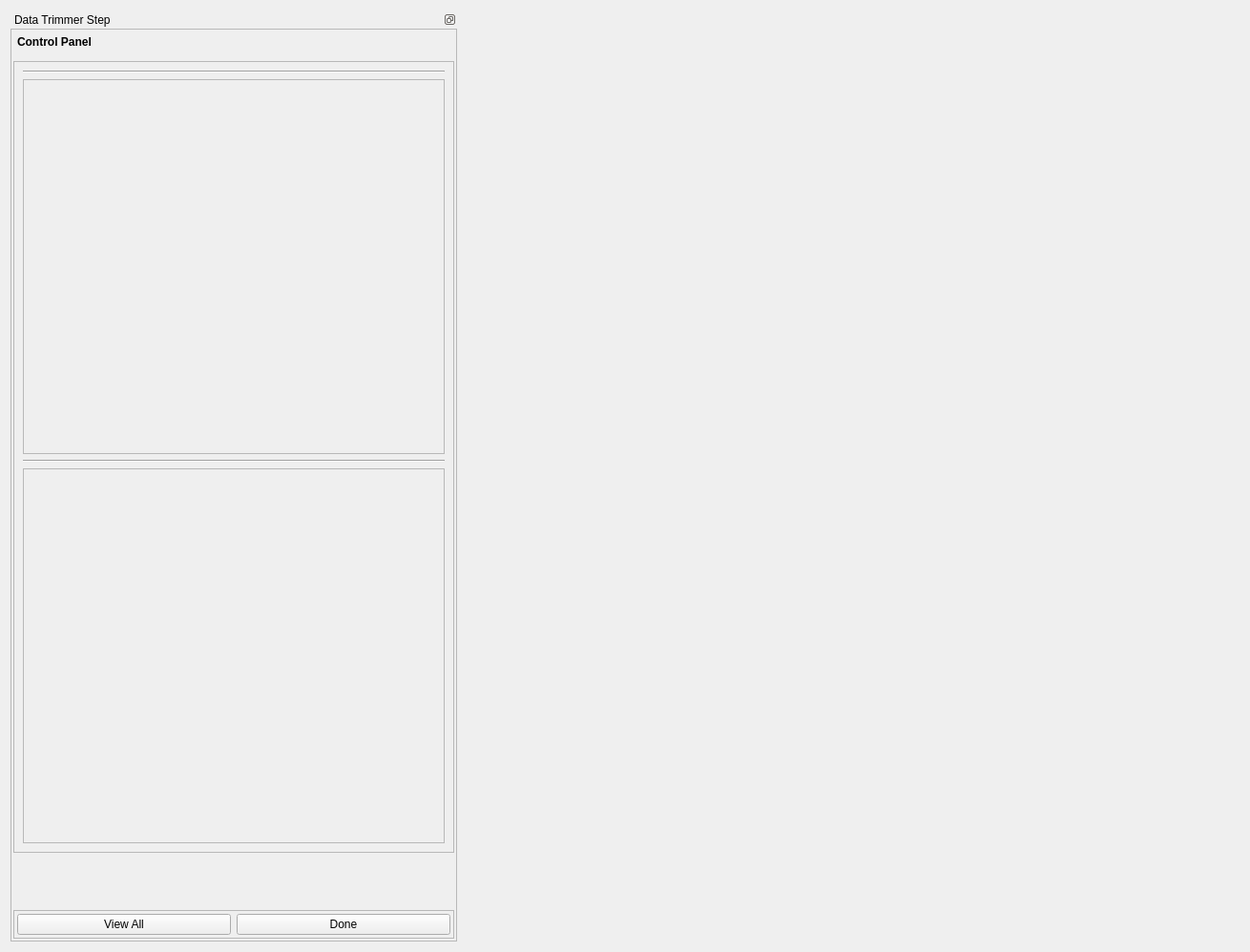
<?xml version="1.0" encoding="UTF-8"?>
<ui version="4.0">
 <class>DataTrimmer</class>
 <widget class="QWidget" name="DataTrimmer">
  <property name="geometry">
   <rect>
    <x>0</x>
    <y>0</y>
    <width>1310</width>
    <height>998</height>
   </rect>
  </property>
  <property name="sizePolicy">
   <sizepolicy hsizetype="Fixed" vsizetype="Preferred">
    <horstretch>0</horstretch>
    <verstretch>0</verstretch>
   </sizepolicy>
  </property>
  <property name="windowTitle">
   <string>Form</string>
  </property>
  <layout class="QHBoxLayout" name="horizontalLayout">
   <item>
    <widget class="QDockWidget" name="dockWidget">
     <property name="sizePolicy">
      <sizepolicy hsizetype="Preferred" vsizetype="Expanding">
       <horstretch>0</horstretch>
       <verstretch>0</verstretch>
      </sizepolicy>
     </property>
     <property name="minimumSize">
      <size>
       <width>468</width>
       <height>135</height>
      </size>
     </property>
     <property name="features">
      <set>QDockWidget::DockWidgetFloatable|QDockWidget::DockWidgetMovable</set>
     </property>
     <property name="allowedAreas">
      <set>Qt::AllDockWidgetAreas</set>
     </property>
     <property name="windowTitle">
      <string>Data Trimmer Step</string>
     </property>
     <widget class="QWidget" name="dockWidgetContents">
      <property name="sizePolicy">
       <sizepolicy hsizetype="Preferred" vsizetype="Expanding">
        <horstretch>0</horstretch>
        <verstretch>0</verstretch>
       </sizepolicy>
      </property>
      <layout class="QVBoxLayout" name="verticalLayout_2">
       <property name="leftMargin">
        <number>0</number>
       </property>
       <property name="topMargin">
        <number>0</number>
       </property>
       <property name="rightMargin">
        <number>0</number>
       </property>
       <property name="bottomMargin">
        <number>0</number>
       </property>
       <item>
        <widget class="QScrollArea" name="scrollArea">
         <property name="sizePolicy">
          <sizepolicy hsizetype="Minimum" vsizetype="Expanding">
           <horstretch>0</horstretch>
           <verstretch>0</verstretch>
          </sizepolicy>
         </property>
         <property name="horizontalScrollBarPolicy">
          <enum>Qt::ScrollBarAlwaysOff</enum>
         </property>
         <property name="widgetResizable">
          <bool>true</bool>
         </property>
         <widget class="QWidget" name="scrollAreaWidgetContents">
          <property name="geometry">
           <rect>
            <x>0</x>
            <y>0</y>
            <width>466</width>
            <height>948</height>
           </rect>
          </property>
          <layout class="QVBoxLayout" name="verticalLayout_3">
           <property name="spacing">
            <number>2</number>
           </property>
           <property name="leftMargin">
            <number>2</number>
           </property>
           <property name="topMargin">
            <number>2</number>
           </property>
           <property name="rightMargin">
            <number>2</number>
           </property>
           <property name="bottomMargin">
            <number>2</number>
           </property>
           <item>
            <widget class="QToolBox" name="toolBox">
             <property name="sizePolicy">
              <sizepolicy hsizetype="Preferred" vsizetype="Expanding">
               <horstretch>0</horstretch>
               <verstretch>0</verstretch>
              </sizepolicy>
             </property>
             <property name="styleSheet">
              <string notr="true">QToolBox::tab {
         background: qlineargradient(x1: 0, y1: 0, x2: 0, y2: 1,
                                     stop: 0 #E1E1E1, stop: 0.4 #DDDDDD,
                                     stop: 0.5 #D8D8D8, stop: 1.0 #D3D3D3);
         border-radius: 5px;
         color: black;
     }

     QToolBox::tab:selected { /* italicize selected tabs */
         font: bold;
         color: black;
     }
QToolBox {
    padding : 0
}</string>
             </property>
             <property name="currentIndex">
              <number>0</number>
             </property>
             <property name="tabSpacing">
              <number>6</number>
             </property>
             <widget class="QWidget" name="dataTrimmerPage">
              <property name="geometry">
               <rect>
                <x>0</x>
                <y>0</y>
                <width>462</width>
                <height>876</height>
               </rect>
              </property>
              <property name="sizePolicy">
               <sizepolicy hsizetype="Preferred" vsizetype="Expanding">
                <horstretch>0</horstretch>
                <verstretch>0</verstretch>
               </sizepolicy>
              </property>
              <attribute name="label">
               <string>Control Panel</string>
              </attribute>
              <layout class="QVBoxLayout" name="verticalLayout_5">
               <property name="spacing">
                <number>7</number>
               </property>
               <property name="leftMargin">
                <number>0</number>
               </property>
               <property name="topMargin">
                <number>3</number>
               </property>
               <property name="rightMargin">
                <number>0</number>
               </property>
               <property name="bottomMargin">
                <number>3</number>
               </property>
               <item>
                <widget class="QFrame" name="dataGroupsFrame">
                 <property name="sizePolicy">
                  <sizepolicy hsizetype="Preferred" vsizetype="Preferred">
                   <horstretch>0</horstretch>
                   <verstretch>0</verstretch>
                  </sizepolicy>
                 </property>
                 <property name="minimumSize">
                  <size>
                   <width>0</width>
                   <height>0</height>
                  </size>
                 </property>
                 <property name="frameShape">
                  <enum>QFrame::StyledPanel</enum>
                 </property>
                 <property name="frameShadow">
                  <enum>QFrame::Raised</enum>
                 </property>
                 <layout class="QGridLayout" name="gridLayout_7">
                  <item row="3" column="0">
                   <widget class="QFrame" name="modifyOptions_frame">
                    <property name="frameShape">
                     <enum>QFrame::StyledPanel</enum>
                    </property>
                    <property name="frameShadow">
                     <enum>QFrame::Raised</enum>
                    </property>
                    <layout class="QVBoxLayout" name="verticalLayout_17">
                     <property name="leftMargin">
                      <number>0</number>
                     </property>
                     <property name="rightMargin">
                      <number>0</number>
                     </property>
                    </layout>
                   </widget>
                  </item>
                  <item row="1" column="0">
                   <widget class="QFrame" name="groupOptions_frame">
                    <property name="frameShape">
                     <enum>QFrame::StyledPanel</enum>
                    </property>
                    <property name="frameShadow">
                     <enum>QFrame::Raised</enum>
                    </property>
                    <layout class="QVBoxLayout" name="verticalLayout_16">
                     <property name="leftMargin">
                      <number>0</number>
                     </property>
                     <property name="rightMargin">
                      <number>0</number>
                     </property>
                    </layout>
                   </widget>
                  </item>
                  <item row="2" column="0">
                   <widget class="Line" name="dataFrame_line_2">
                    <property name="orientation">
                     <enum>Qt::Horizontal</enum>
                    </property>
                   </widget>
                  </item>
                  <item row="0" column="0">
                   <widget class="Line" name="dataFrame_line_1">
                    <property name="orientation">
                     <enum>Qt::Horizontal</enum>
                    </property>
                   </widget>
                  </item>
                 </layout>
                </widget>
               </item>
               <item>
                <spacer name="verticalSpacer_4">
                 <property name="orientation">
                  <enum>Qt::Vertical</enum>
                 </property>
                 <property name="sizeType">
                  <enum>QSizePolicy::Fixed</enum>
                 </property>
                 <property name="sizeHint" stdset="0">
                  <size>
                   <width>20</width>
                   <height>10</height>
                  </size>
                 </property>
                </spacer>
               </item>
               <item>
                <widget class="QWidget" name="deleteResetWidget" native="true">
                 <property name="sizePolicy">
                  <sizepolicy hsizetype="Preferred" vsizetype="Fixed">
                   <horstretch>0</horstretch>
                   <verstretch>0</verstretch>
                  </sizepolicy>
                 </property>
                 <layout class="QGridLayout" name="gridLayout">
                  <item row="0" column="0">
                   <spacer name="horizontalSpacer_3">
                    <property name="orientation">
                     <enum>Qt::Horizontal</enum>
                    </property>
                    <property name="sizeType">
                     <enum>QSizePolicy::Expanding</enum>
                    </property>
                    <property name="sizeHint" stdset="0">
                     <size>
                      <width>0</width>
                      <height>20</height>
                     </size>
                    </property>
                   </spacer>
                  </item>
                 </layout>
                </widget>
               </item>
              </layout>
             </widget>
            </widget>
           </item>
           <item>
            <widget class="QFrame" name="frame">
             <property name="frameShape">
              <enum>QFrame::StyledPanel</enum>
             </property>
             <property name="frameShadow">
              <enum>QFrame::Raised</enum>
             </property>
             <layout class="QHBoxLayout" name="horizontalLayout_2">
              <property name="leftMargin">
               <number>3</number>
              </property>
              <property name="topMargin">
               <number>3</number>
              </property>
              <property name="rightMargin">
               <number>3</number>
              </property>
              <property name="bottomMargin">
               <number>3</number>
              </property>
              <item>
               <widget class="QPushButton" name="viewAllButton">
                <property name="toolTip">
                 <string>Adjust the view to see the whole model</string>
                </property>
                <property name="text">
                 <string>View All</string>
                </property>
               </widget>
              </item>
              <item>
               <widget class="QPushButton" name="doneButton">
                <property name="sizePolicy">
                 <sizepolicy hsizetype="Minimum" vsizetype="Fixed">
                  <horstretch>0</horstretch>
                  <verstretch>0</verstretch>
                 </sizepolicy>
                </property>
                <property name="toolTip">
                 <string>Finish this step</string>
                </property>
                <property name="text">
                 <string>Done</string>
                </property>
               </widget>
              </item>
             </layout>
            </widget>
           </item>
          </layout>
         </widget>
        </widget>
       </item>
      </layout>
     </widget>
    </widget>
   </item>
   <item>
    <widget class="SceneviewerWidget" name="sceneviewerWidget" native="true">
     <property name="enabled">
      <bool>true</bool>
     </property>
     <property name="sizePolicy">
      <sizepolicy hsizetype="Preferred" vsizetype="Preferred">
       <horstretch>1</horstretch>
       <verstretch>0</verstretch>
      </sizepolicy>
     </property>
     <property name="minimumSize">
      <size>
       <width>0</width>
       <height>0</height>
      </size>
     </property>
    </widget>
   </item>
  </layout>
 </widget>
 <customwidgets>
  <customwidget>
   <class>SceneviewerWidget</class>
   <extends>QWidget</extends>
   <header>opencmiss/zincwidgets/sceneviewerwidget.h</header>
   <container>1</container>
  </customwidget>
 </customwidgets>
 <resources/>
 <connections/>
</ui>
